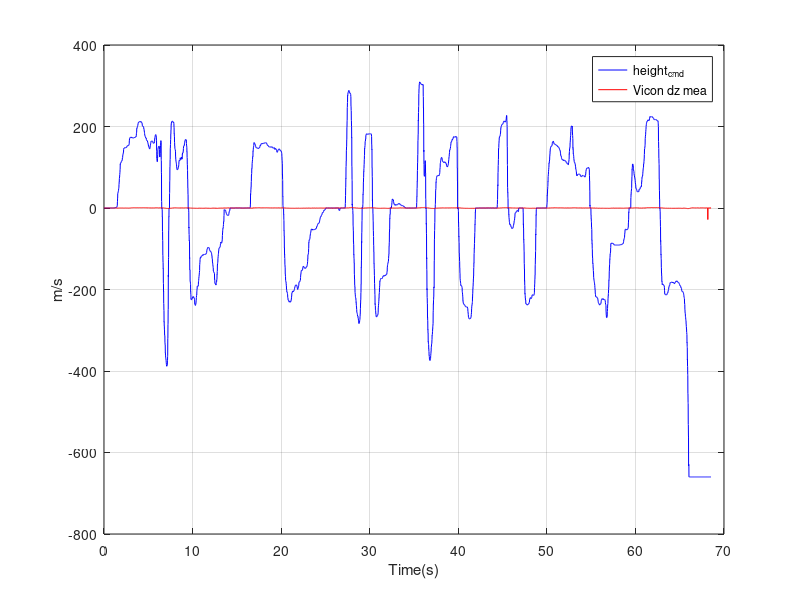
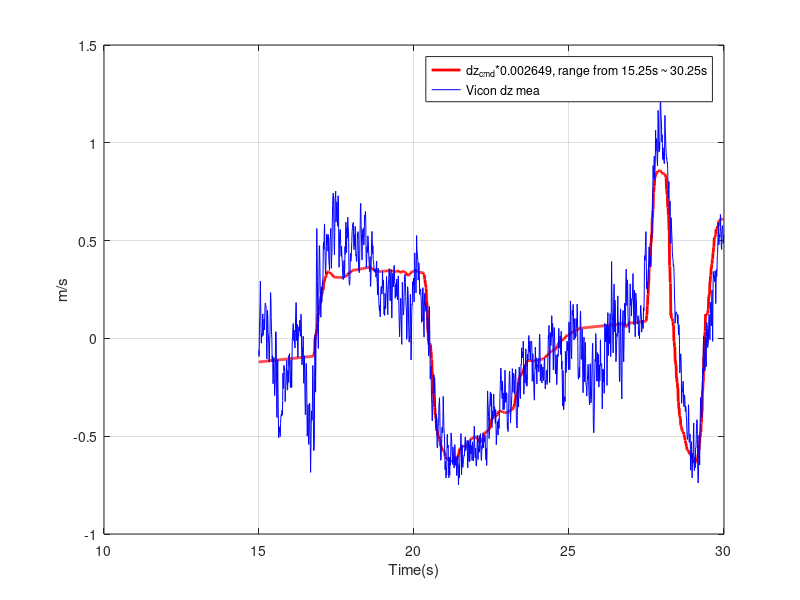

Write MATLAB code to recreate these figures, in order.
%Copyright (C) 2017, by 
%Inkyu Sa, inkyu.sa@mavt.ethz.ch
%Mina Kamel, mina.kamel@mavt.ethz.ch

%This is free software: you can redistribute it and/or modify
%it under the terms of the GNU Lesser General Public License as published by
%the Free Software Foundation, either version 3 of the License, or
%(at your option) any later version.
 
%This software package is distributed in the hope that it will be useful,
%but WITHOUT ANY WARRANTY; without even the implied warranty of
%MERCHANTABILITY or FITNESS FOR A PARTICULAR PURPOSE.  See the
%GNU Lesser General Public License for more details.

%You should have received a copy of the GNU Leser General Public License.
%If not, see <http://www.gnu.org/licenses/>.

close all
clear all
load data/ExperimentHeight.mat;
height_vc_cmd = Experiment1.RCData.channel(3,:);  %stick velocity command.
height_vc_cmd = height_vc_cmd-1024;


% pitch_vc_cmd = Experiment1.RCData.channel(1,:);
% pitch_vc_cmd = pitch_vc_cmd-1024;

rc_t=Experiment1.RCData.t;

vicon_z=Experiment1.Vicon.p(3,:); %in metre
vicon_t=Experiment1.Vicon.t; % in second.
ts = mean(diff(vicon_t)); % in second.
dvicon_z=diff(vicon_z)/ts;
dvicon_z=[dvicon_z dvicon_z(end)];

figure('Name','Before regression dz');
plot(rc_t,height_vc_cmd,'b');
hold on;
plot(vicon_t,dvicon_z,'r');
xlabel('Time(s)');
ylabel('m/s');
legend('height_{cmd}','Vicon dz mea');
grid on;

[z,lag_z]=xcorr(height_vc_cmd,dvicon_z);

[~,I_z]=max(z);
time_sync_z=lag_z(I_z);

rc_t = rc_t-time_sync_z*ts;

%========================
% Selecting sample range
%========================

start_t=15;
end_t=30;
b_idx=min(find(abs(rc_t - start_t)< ts));
e_idx=min(find(abs(rc_t - end_t)< ts));
samp_range_u=b_idx:e_idx;

b_idx=min(find(abs(vicon_t - start_t)< ts));
e_idx=min(find(abs(vicon_t - end_t)< ts));
samp_range_y=b_idx:e_idx;

u_dz=detrend(height_vc_cmd(samp_range_u));
u_t=rc_t(samp_range_u);
y_dz=detrend(dvicon_z(samp_range_y));
y_t=vicon_t(samp_range_y);

%==================================
% nonlinear optimisation for dz
%==================================
f=@(x)sum((y_dz - x*u_dz).^2);
options = optimset('Display','Iter','MaxIter',2000,...
                   'MaxFunEvals',20000,...
                   'TolFun',1e-99,...
                   'TolX',1e-99);
th=0.1;
[x_dz,fval,exitflag] = fminsearch(f,th,options);
fprintf('x_dz=%f\n',x_dz);
figure('Name','After regression dz');
plot(u_t,u_dz*x_dz,'r','linewidth',2);
hold on;
plot(y_t,y_dz,'b');

xlabel('Time(s)');
ylabel('m/s');
strLeg_dz=sprintf('dz_{cmd}*%f, range from %.2fs ~ %.2fs',x_dz,rc_t(b_idx),rc_t(e_idx));
legend(strLeg_dz,'Vicon dz mea');
grid on;

